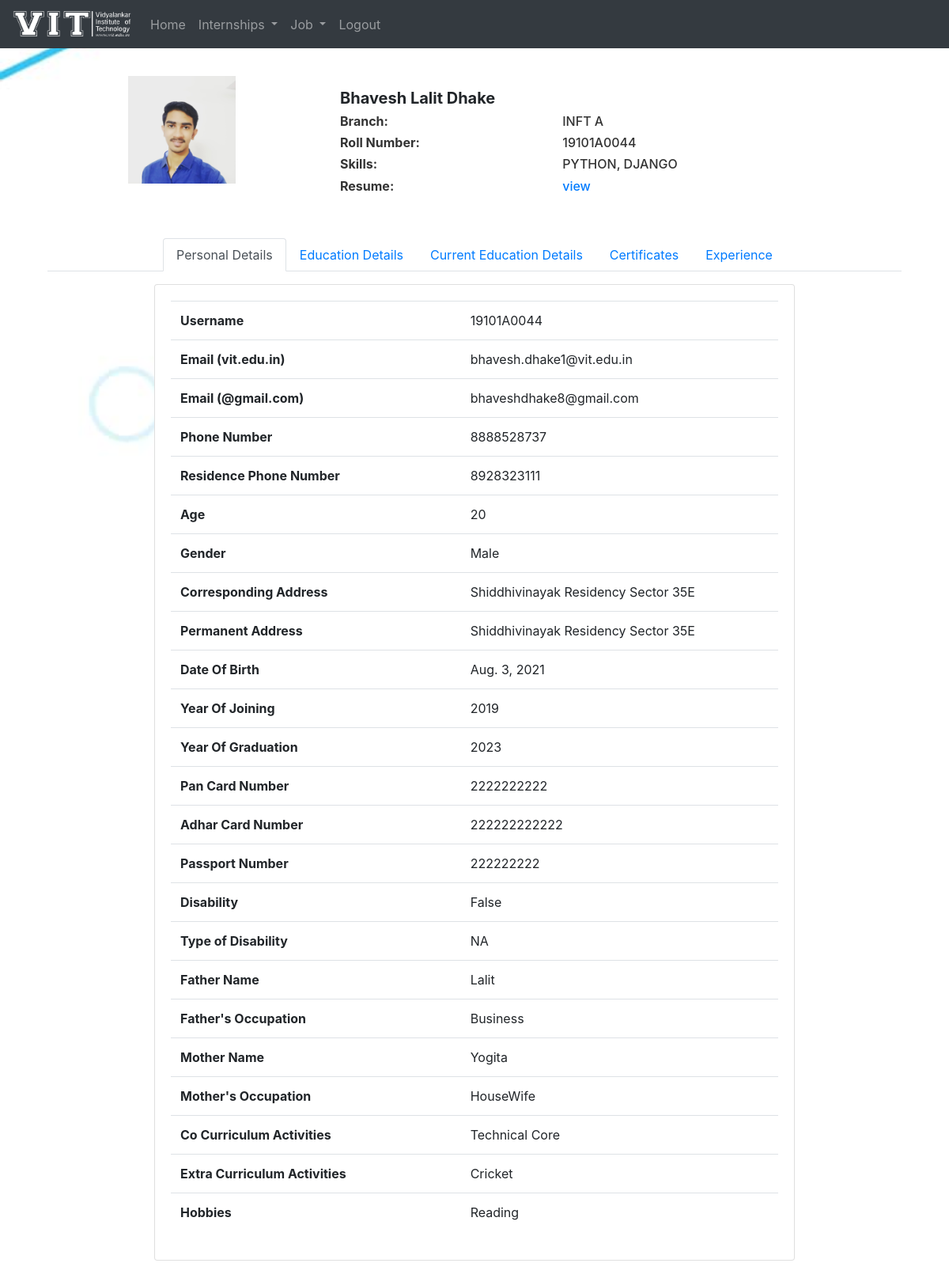
/placement_cell/displayProfile/19101A0044/ (signed in), run on the app's committed database.
### DMS_Student/models.py (models this page shows, shortened)
class Student(models.Model):
    roll_no = models.CharField(primary_key=True ,max_length=20, null=False)
    phone = models.CharField(max_length=10, null=True)
    skills = models.TextField(max_length=500, null=False)
    age=models.IntegerField(validators=[MaxValueValidator(99)],null=True)
    gender=models.CharField(max_length=15,choices=sorted({
        ("Male","Male"),("Female","Female"),("Other","Other")
    }),null=True)
    branch=models.CharField(max_length=12,choices=sorted({
        ("INFT", "INFT"),("CMPN","CMPN"),("EXTC","EXTC"),("ETRX","ETRX"),("BIOM","BIOM")
    }),null=True)
    div=models.CharField(max_length=12,choices=sorted({
        ("A","A"),("B","B"),("C","C")
    }),null=True)
    corresponding_address=models.TextField(max_length=500,null=True)
    permanent_address=models.TextField(max_length=500,null=True)
    date_of_birth = models.DateField(null=True)
    gmail=models.EmailField(null=True)
    residence_phone= models.CharField(max_length=10, null=True)
    pan_card_no=models.CharField(max_length=10,null=True)
    aadhar_no=models.CharField(max_length=12,null=True)
    passport_no=models.CharField(max_length=9,null=True)
    year_of_graduation=models.CharField(max_length=4,null=True)
    disability=models.BooleanField(null=True)
    type_of_disability=models.CharField(max_length=100,null=True)
    father_name = models.CharField(max_length=50, null=True)
    mother_name=models.CharField(max_length=50,null=True)
    father_occupation=models.CharField(max_length=50,null=True)
    mother_occupation=models.CharField(max_length=50,null=True)
    co_curriculum_activities=models.CharField(max_length=100,null=True)
    extra_curriculum_activities=models.CharField(max_length=100,null=True)
    hobbies=models.CharField(max_length=150,null=True)
    profile_photo=models.ImageField(upload_to="profile/",null=True)
    resume=models.FileField(upload_to="Resume/",null=True)
    facebook=models.URLField(null=True)
    linkdin=models.URLField(null=True)
    github=models.URLField(null=True)
    other=models.CharField(max_length=150,null=True)
    is_email_verified=models.BooleanField(default=False,null=True)

### DMS_Student/decorators.py (the view)
        def wrapper_function(request, *args, **kwargs):
            group = None
            if request.user.groups.exists():
                group = request.user.groups.all()[0].name
            if group in allowed_roles:
                 return view_function(request, *args, **kwargs)
            else:
                return HttpResponse('You are not authorized to view this page')

### DMS_Student/templatetags/custom_tags.py (called while the page is built)
@register.filter(name='cgpa_percentage_conversion')
def cgpa_percentage_conversion(cgpa):
    percentage = cgpa*7.1 + 11
    return round(percentage, 2)

@register.filter(name='to_int')
def to_int(value):
    return int(value)

@register.simple_tag
def marks_to_percentage(marks, subject):
    percentage = int(marks)/int(subject)
    return percentage

### DMS_Placement_Cell/templates/placement/displayProfile.html (shortened to what this page needs)
{% extends 'placement/base.html' %}
{% load static %}
{% block content %}
<link rel="stylesheet" href="{% static 'css/profile.css' %}">
<div class="container emp-profile">
    <div class="row">
        <div class="col-md-4">
            <div class="profile-img">
                <div class="d-flex justify-content-center">
                    <img src="{{student_info.profile_photo.url}}" class="d-flex align-items-center" alt="" />
                </div>
            </div>
        </div>
        <div class="col-md-8">
            <div class="w-75 mt-3" id="profile_info">
                <h5><strong>{{name}}</strong></h5>
                <div class="row">
                    <div class="col-6 col-md-6">
                        <h6><strong>Branch: </strong></h6>
                        <h6><strong>Roll Number: </strong></h6>
                        <h6><strong>Skills: </strong></h6>
                        <h6><strong>Resume: </strong></h6>
                    </div>
                    <div class="col-6 col-md-6">
                        <h6>{{branch}} {{div}}</h6>
                        <h6>{{rollNo}}</h6>
                        <h6>{{student_info.skills|upper}}
                        </h6>
                        <h6><a href="{{student_info.resume.url}}" style="text-decoration: none;">view</a></h6>
                    </div>
                </div>
            </div>
        </div>
    </div>
    <div class="mt-3" id="info-col">
        <ul class="nav nav-tabs mt-5 d-flex justify-content-center" id="myTab" role="tablist">
            <li class="nav-item">
                <a class="nav-link active" id="home-tab" data-toggle="tab" href="#home" role="tab" aria-controls="home"
                    aria-selected="true">Personal Details</a>
            </li>
            <li class="nav-item">
                <a class="nav-link" id="edu-tab" data-toggle="tab" href="#edu" role="tab" aria-controls="edu"
                    aria-selected="false">Education Details</a>
            </li>
            <li class="nav-item">
                <a class="nav-link" id="curr-edu-tab" data-toggle="tab" href="#curr-edu" role="tab"
                    aria-controls="curr-edu" aria-selected="false">Current Education Details</a>
            </li>
            <li class="nav-item">
                <a class="nav-link" id="certificates-tab" data-toggle="tab" href="#certificates" role="tab"
                    aria-controls="certificates" aria-selected="false">Certificates</a>
            </li>
            <li class="nav-item">
                <a class="nav-link" id="exp-tab" data-toggle="tab" href="#exp" role="tab" aria-controls="exp"
                    aria-selected="false">Experience</a>
            </li>
        </ul>
        <div class="w-75 m-auto" id="details_cards">
            <div class="tab-content profile-tab" id="myTabContent">
                {% include 'placement/profile_tab/personal.html' %}
            </div>
        </div>
    </div>
</div>
{% endblock %}

### DMS_Placement_Cell/templates/placement/profile_tab/personal.html
    <div class="tab-pane fade show active mt-3" id="home" role="tabpanel" aria-labelledby="home-tab">
        <div>
            <div class="card card-body">
                <div class="card-text">
                    <table class="table table-hover table-responsive-sm">
                        <tbody>
                            <tr>
                                <td><strong>Username</strong></td>
                                <td></td>
                                <td></td>
                                <td>{{user.username}}</td>
                            </tr>
                            <tr>
                                <td><strong>Email (vit.edu.in)</strong></td>
                                <td></td>
                                <td></td>
                                <td>{{user.email}}</td>
                            </tr>
                            <tr>
                                <td><strong>Email (@gmail.com)</strong></td>
                                <td></td>
                                <td></td>
                                <td>{{student_info.gmail}}</td>
                            </tr>
                            <tr>
                                <td><strong>Phone Number</strong></td>
                                <td></td>
                                <td></td>
                                <td>{{student_info.phone}}</td>
                            </tr>
                            <tr>
                                <td><strong>Residence Phone Number</strong></td>
                                <td></td>
                                <td></td>
                                <td>{{student_info.residence_phone}}</td>
                            </tr>
                            <tr>
                                <td><strong>Age</strong></td>
                                <td></td>
                                <td></td>
                                <td>{{student_info.age}}</td>
                            </tr>
                            <tr>
                                <td><strong>Gender</strong></td>
                                <td></td>
                                <td></td>
                                <td>{{student_info.gender}}</td>
                            </tr>
                            <tr>
                                <td><strong>Corresponding Address</strong></td>
                                <td></td>
                                <td></td>
                                <td>{{student_info.corresponding_address}}</td>
                            </tr>
                            <tr>
                                <td><strong>Permanent Address</strong></td>
                                <td></td>
                                <td></td>
                                <td>{{student_info.permanent_address}}</td>
                            </tr>
                            <tr>
                                <td><strong>Date Of Birth</strong></td>
                                <td></td>
                                <td></td>
                                <td>{{student_info.date_of_birth}}</td>
                            </tr>
                            <tr>
                                <td><strong>Year Of Joining</strong></td>
                                <td></td>
                                <td></td>
                                <td>{{yearOfJoining}}</td>
                            </tr>
                            <tr>
                                <td><strong>Year Of Graduation</strong></td>
                                <td></td>
                                <td></td>
                                <td>{{student_info.year_of_graduation}}</td>
                            </tr>
                            <tr>
                                <td><strong>Pan Card Number</strong></td>
                                <td></td>
                                <td></td>
                                <td>{{student_info.pan_card_no}}</td>
                            </tr>
                            <tr>
                                <td><strong>Adhar Card Number</strong></td>
                                <td></td>
                                <td></td>
                                <td>{{student_info.aadhar_no}}</td>
                            </tr>
                            <tr>
                                <td><strong>Passport Number</strong></td>
                                <td></td>
                                <td></td>
                                <td>{{student_info.passport_no}}</td>
                            </tr>
                            <tr>
                                <td><strong>Disability</strong></td>
                                <td></td>
                                <td></td>
                                <td>{{student_info.disability}}</td>
                            </tr>
                            <tr>
                                <td><strong>Type of Disability</strong></td>
                                <td></td>
                                <td></td>
                                <td>{{student_info.type_of_disability}}</td>
                            </tr>
                            <tr>
                                <td><strong>Father Name</strong></td>
                                <td></td>
                                <td></td>
                                <td>{{student_info.father_name}}</td>
                            </tr>
                            <tr>
                                <td><strong>Father's Occupation</strong></td>
                                <td></td>
                                <td></td>
                                <td>{{student_info.father_occupation}}</td>
                            </tr>
                            <tr>
                                <td><strong>Mother Name</strong></td>
                                <td></td>
                                <td></td>
                                <td>{{student_info.mother_name}}</td>
                            </tr>
                            <tr>
                                <td><strong>Mother's Occupation</strong></td>
                                <td></td>
                                <td></td>
                                <td>{{student_info.mother_occupation}}</td>
                            </tr>
                            <tr>
                                <td><strong>Co Curriculum Activities</strong></td>
                                <td></td>
                                <td></td>
                                <td>{{student_info.co_curriculum_activities}}</td>
                            </tr>
                            <tr>
                                <td><strong>Extra Curriculum Activities</strong></td>
                                <td></td>
                                <td></td>
                                <td>{{student_info.extra_curriculum_activities}}</td>
                            </tr>
                            <tr>
                                <td><strong>Hobbies</strong></td>
                                <td></td>
                                <td></td>
                                <td>{{student_info.hobbies}}</td>
                            </tr>
                        </tbody>
                    </table>
                </div>
            </div>
        </div>
    </div>

### static/css/base.css (style rules this page uses)
body { background-image:url('../images/indeximage.jpg'); background-repeat:no-repeat; background-size:cover; background-attachment:fixed; scroll-behavior: smooth; }

### static/css/profile.css (style rules this page uses)
.profile-img img { width: 40%; height: 100%; }
.profile-head h5,h6 { color: #333; }

### data on the page
Student: profile_photo (picture), branch "INFT", skills "PYTHON, DJANGO", gmail "bhaveshdhake8@gmail.com", phone "8888528737", residence_phone "8928323111", age "20", gender "Male", corresponding_address "Shiddhivinayak Residency Sector 35E", permanent_address "Shiddhivinayak Residency Sector 35E", date_of_birth "Aug. 3, 2021", year_of_graduation "2023", pan_card_no "2222222222", aadhar_no "222222222222", passport_no "222222222", disability "False", type_of_disability "NA", father_name "Lalit", father_occupation "Business", mother_name "Yogita", mother_occupation "HouseWife", co_curriculum_activities "Technical Core", extra_curriculum_activities "Cricket", hobbies "Reading"

### other printed values
{{ name }} "Bhavesh Lalit Dhake"
{{ div }} "A"
{{ rollNo }} "19101A0044"
{{ user.username }} "19101A0044"
{{ user.email }} "bhavesh.dhake1@vit.edu.in"
{{ yearOfJoining }} "2019"
